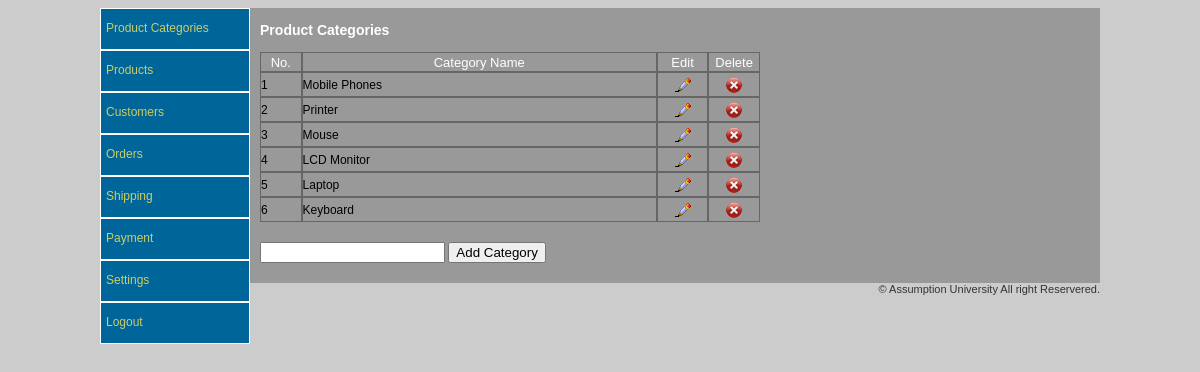
The page /admin/home.php (signed in) on the database its author committed.
### tables this page shows
CREATE TABLE `categories` (
  `categoriesid` int(11) NOT NULL,
  `categoriesname` varchar(50) NOT NULL
);

### admin/lib/function.php (called while the page is built, shortened)
<?
	function getData($sql){
		require('./config/connect.php');
		$result = mysqli_query($mydb, $sql);
		$i = 0;
		while($row = mysqli_fetch_array($result)){
			$data[$i++] = $row;
		}
		return $data;
	}
	function getRowCount($sql){
		require('./config/connect.php');
		$result = mysqli_query($mydb, $sql);
		$num = mysqli_num_rows($result);
		return $num;
	}
?>

### admin/categories.php (the view, shortened to what this page needs)
<?
	require_once('lib/function.php');
	$sql = "SELECT * FROM categories ORDER BY categoriesid desc";
	$rowcount = getRowCount($sql);
	$row = getData($sql);
?>
<h3>Product Categories</h3>
<table cellpadding="0" cellspacing="0" width="500px" class="displaytable">
<tr class="titletext" align="center" height="20px">
    <td width="40">No.</td>
	<td width="360">Category Name</td>
	<td width="50">Edit</td>
	<td width="50">Delete</td>
  </tr>
<?
	for($i=0; $i < $rowcount; $i++){
?>
	<tr height="25px">
		<td><? echo($i + 1) ?></td>
		<td><? echo($row[$i][1]) ?></td>
		<td align="center"><a href="?page=categoriesedit&id=<? echo($row[$i][0]) ?>"><img src="img/b_edit.png" width="16" height="16" /></a></td>
		<td align="center"><a href="?page=categoriesdelete&id=<? echo($row[$i][0]) ?>"
					onClick="return confirm('Do you want to delete <? echo($row[$i][1]) ?> catogry?');"><img src="img/b_drop.png" width="16" height="16" /></a></td>
    </tr>
<?
	}
?>
</table>
<div class="space"></div>
<form action="?page=categoriesadd" method="post" onsubmit="return validcat();">
  <input type="text" name="name" id="name" />
  <input type="submit" value="Add Category" />
</form>
<div class="space"></div>

### admin/css/admin.css (style rules this page uses)
body { background-color:#CCCCCC; font-family:Verdana, Arial, Helvetica, sans-serif; font-size:12px; color:#000; }
h3 { color:#FFFFFF; }
a { color:#CCCC66; text-decoration:none; }
img { border:none; }
.displaytable tr td { border:solid #666666 1px; }
.titletext { color:#FFFFFF; font-size:13px; }
.space { height:20px; }

### rows shown on the page
categories: categoriesname "Mobile Phones"
categories: categoriesname "Printer"
categories: categoriesname "Mouse"
categories: categoriesname "LCD Monitor"
categories: categoriesname "Laptop"
categories: categoriesname "Keyboard"
